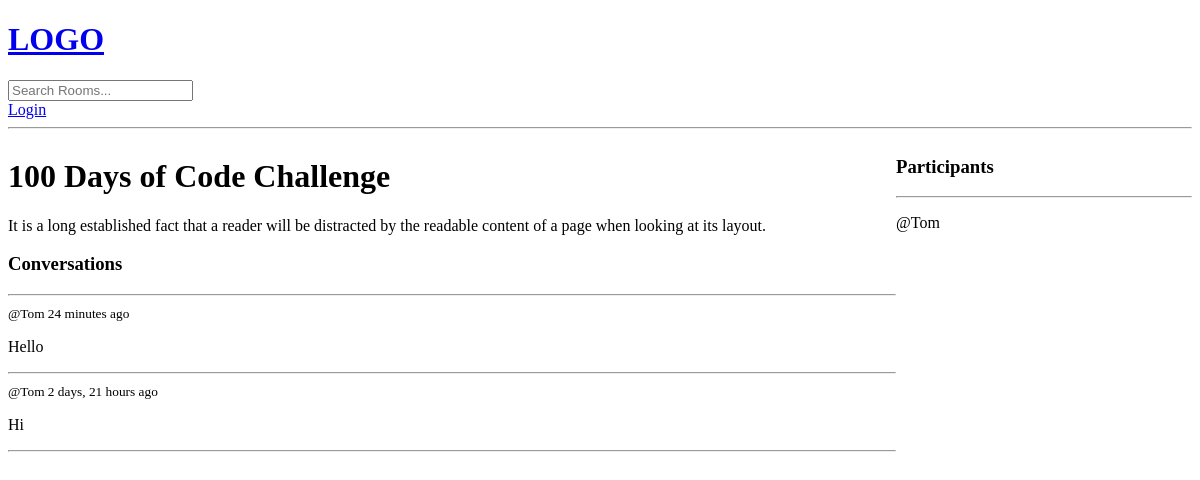
/room/2/, run on an earlier commit of the app's database.
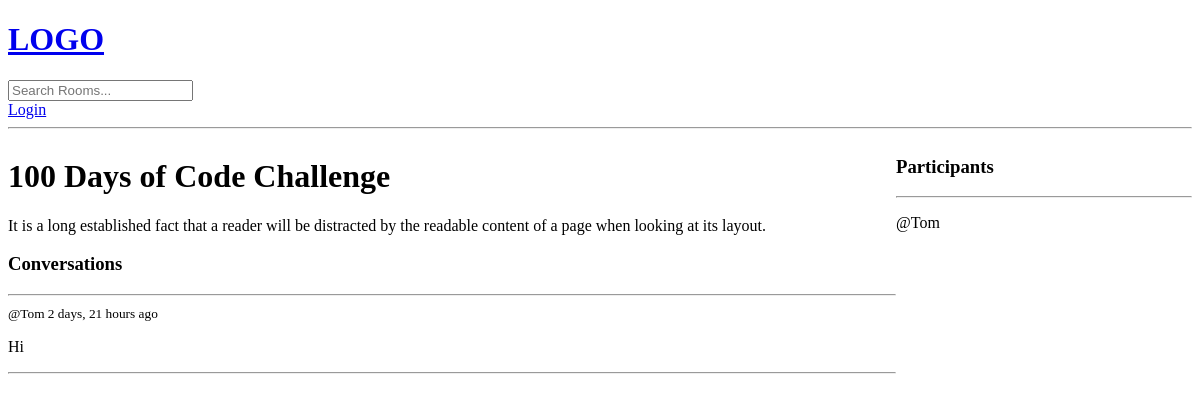
And on a later commit of the database.
### base/models.py (models this page shows, shortened)
class Message(models.Model):
     user = models.ForeignKey(User, on_delete=models.CASCADE)
     room = models.ForeignKey(Room, on_delete=models.CASCADE)
     body = models.TextField()
     updated = models.DateTimeField(auto_now=True)
     created = models.DateTimeField(auto_now_add=True)
     class Meta:
        ordering = ['-updated', '-created']

### base/views.py (the view, shortened to what this page needs)
# urls.py: path('room/<str:pk>/', views.rooms, name="rooms"), # calling rooms function from views
def rooms(request, pk):
    room1 = Room.objects.get(id=pk)
    room_messages = room1.message_set.all()
    participants= room1.participants.all()
    context = {'room': room1, 'room_messages': room_messages,
    'participants': participants}
    return render(request, 'base/room.html', context)

### base/templates/base/room.html (shortened to what this page needs)
{% extends 'main.html' %}
{% block content %}
<div class="room-container">
    <div>
        <h1>{{ room.name }}</h1>
        <p>{{room.description}}</p>
        <div class="comment-wrapper">
            <h3>Conversations</h3>
            <hr>
            {% for message in room_messages %}
                <div>
                    <small>
                        @{{message.user}} {{message.created|timesince}} ago
                    </small>
                    <p>{{message.body}}</p>
                    <hr>
                </div>
            {% endfor %}
        </div>
    </div>
    <div>
        <h3>Participants</h3>
        <hr>
        {% for user in participants %}
            <div>
                <p>@{{user.username}}</p>
            </div>
        {% endfor %}
    </div>
</div>
{% endblock content%}

What changed in the data, as far as the page shows it:
removed Message: user "Tom", created "24 minutes", body "Hello"
